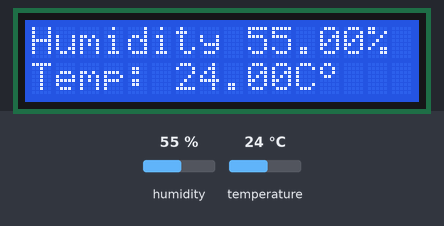
Simulated run of this sketch. Board: Arduino Uno, built with avr-gcc and run on an emulated ATmega328P. Shown: 16×2 character LCD. The inputs (shaded band) are chosen by the test bench; at power-on: humidity 55 %, temperature 24 °C. What the sketch prints to the serial monitor is not drawn.

Above: at 1.6 s.
1.7 s: humidity set to 22 %
At 2.8 s:
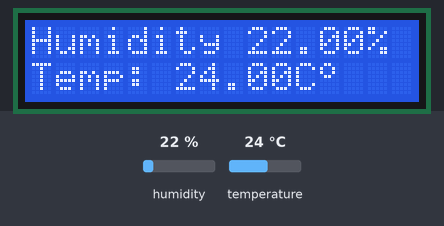
3.2 s: temperature set to 12 °C
At 4.0 s:
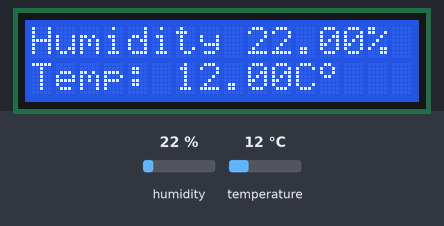
4.7 s: humidity set to 40 %
At 5.2 s:
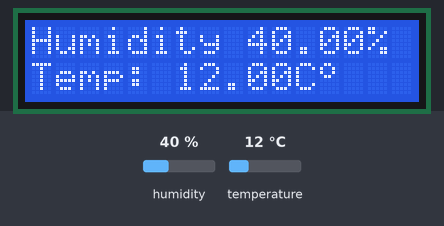
6.2 s: temperature set to 19 °C
At 7.5 s:
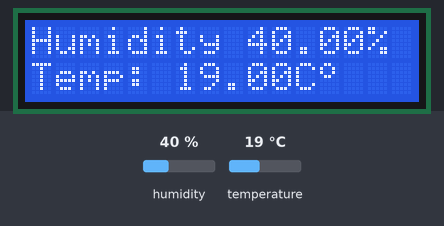
Timing chart, 0 to 8.7 s (numbered marks = the images above; inputs shaded):
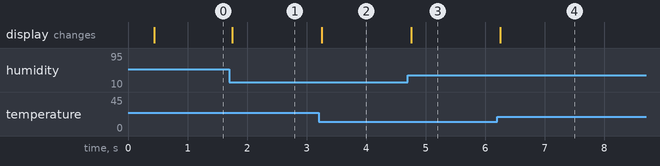

Measured:
- after the input at 1.7 s, the display: changes after 0.05 s (image 1)
- after the input at 3.2 s, the display: changes after 0.05 s (image 2)
- after the input at 4.7 s, the display: changes after 0.05 s (image 3)
- after the input at 6.2 s, the display: changes after 0.05 s (image 4)

The sketch:

DHT_11_Display_LCD.ino
```cpp
//The goal of this lab was to familiarize ourselves with the DHT11 temperature sensor and learn to display it's values on an LCD

// DHT Temperature & Humidity Sensor
// Unified Sensor Library Example
// Written by Tony DiCola for Adafruit Industries
// Released under an MIT license.

// REQUIRES the following Arduino libraries:
// - DHT Sensor Library: https://github.com/adafruit/DHT-sensor-library
// - Adafruit Unified Sensor Lib: https://github.com/adafruit/Adafruit_Sensor
#include <afstandssensor.h>

#include <Adafruit_Sensor.h>
#include <DHT.h>
#include <DHT_U.h>
#include <LiquidCrystal.h>
#define DHTPIN 7     // Digital pin connected to the DHT sensor
// Feather HUZZAH ESP8266 note: use pins 3, 4, 5, 12, 13 or 14 --
// Pin 15 can work but DHT must be disconnected during program upload.

// Uncomment the type of sensor in use:
//#define DHTTYPE    DHT11     // DHT 11
#define DHTTYPE    DHT11     // DHT 22 (AM2302)
//#define DHTTYPE    DHT21     // DHT 21 (AM2301)

// See guide for details on sensor wiring and usage:
//   https://learn.adafruit.com/dht/overview

DHT_Unified dht(DHTPIN, DHTTYPE);
AfstandsSensor afstandssensor(6, 5);

uint32_t delayMS;


//Pins for LCD display
LiquidCrystal lcd(2, 3, 4, 5, 11, 12);
//Custom degree symbol used for LCD
byte customChar[8] = {
	0b01100,
	0b10010,
	0b10010,
	0b01100,
	0b00000,
	0b00000,
	0b00000,
	0b00000
};

void setup() {
  //custom character created
lcd.createChar(0,customChar);
  Serial.begin(9600);
  // Initialize device.
  dht.begin();
  Serial.println(F("DHTxx Unified Sensor Example"));
  // Print temperature sensor details.
  sensor_t sensor;
  dht.temperature().getSensor(&sensor);
  Serial.println(F("------------------------------------"));
  Serial.println(F("Temperature Sensor"));
  Serial.print  (F("Sensor Type: ")); Serial.println(sensor.name);
  Serial.print  (F("Driver Ver:  ")); Serial.println(sensor.version);
  Serial.print  (F("Unique ID:   ")); Serial.println(sensor.sensor_id);
  Serial.print  (F("Max Value:   ")); Serial.print(sensor.max_value); Serial.println(F("°C"));
  Serial.print  (F("Min Value:   ")); Serial.print(sensor.min_value); Serial.println(F("°C"));
  Serial.print  (F("Resolution:  ")); Serial.print(sensor.resolution); Serial.println(F("°C"));
  Serial.println(F("------------------------------------"));
  // Print humidity sensor details.
  dht.humidity().getSensor(&sensor);
  Serial.println(F("Humidity Sensor"));
  Serial.print  (F("Sensor Type: ")); Serial.println(sensor.name);
  Serial.print  (F("Driver Ver:  ")); Serial.println(sensor.version);
  Serial.print  (F("Unique ID:   ")); Serial.println(sensor.sensor_id);
  Serial.print  (F("Max Value:   ")); Serial.print(sensor.max_value); Serial.println(F("%"));
  Serial.print  (F("Min Value:   ")); Serial.print(sensor.min_value); Serial.println(F("%"));
  Serial.print  (F("Resolution:  ")); Serial.print(sensor.resolution); Serial.println(F("%"));
  Serial.println(F("------------------------------------"));
  // Delay between sensor readings
  delayMS = sensor.min_delay / 1000;
  // set up the LCD's number of columns and rows:
  lcd.begin(16, 2);


}

void loop() {


  // Get temperature event and print value.
  sensors_event_t event;
  dht.temperature().getEvent(&event);
  float temp = event.temperature;
  if (isnan(event.temperature)) {
    //Indication if there is an error
    Serial.println(F("Error reading temperature!"));
  }
  else {
    //Print the temprature
    Serial.print(F("Temperature: "));
    Serial.print(event.temperature);
    Serial.print(F("°C"));
    Serial.print(F("\t"));
  }
  // Get humidity event and print its value.
  dht.humidity().getEvent(&event);
  if (isnan(event.relative_humidity)) {
    //Indication if there is an error
    Serial.println(F("Error reading humidity!"));
  }
  else {
    //Print the Humidity
    Serial.print(F("Humidity: "));
    Serial.print(event.relative_humidity);
    Serial.print(F("%"));
    Serial.print(F("\t"));
  }


//Display the Humidity on the 0,0 of the screen
lcd.clear();
lcd.setCursor(0,0);
lcd.print("Humidity ");
lcd.print(event.relative_humidity);
lcd.print("%");
//Display the Temprature on the 0,1 of the screen
lcd.setCursor(0,1);
lcd.print("Temp: ");
lcd.print(temp);
lcd.print("C");
//Display custom character
lcd.write(byte(0));


}
```
